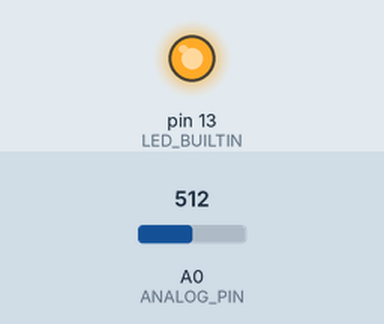
This sketch was run on a simulated Arduino Uno, built with avr-gcc and run on an emulated ATmega328P. Parts: output pins drawn as LEDs (lit = HIGH). The test bench sets the inputs (shaded band); at power-on: A0 (ANALOG_PIN) = 512. What the sketch prints to the serial monitor is not drawn.

Above: at 0.1 s.
Timing chart, 0 to 1.6 s (numbered marks = the images above):
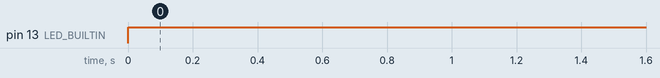

Measured:
- by itself, pin 13 (LED_BUILTIN): LOW → HIGH at 0.00 s

The sketch:

projeto-curso-nodejs.ino
```cpp
const int ANALOG_PIN = A0;

void setup() {
  pinMode(LED_BUILTIN, OUTPUT);
  pinMode(ANALOG_PIN, INPUT);

  digitalWrite(LED_BUILTIN, LOW);

  Serial.begin(115200);
}

void loop() {
 digitalWrite(LED_BUILTIN, LOW);

 int valor = analogRead(ANALOG_PIN);

 Serial.println(valor);

 digitalWrite(LED_BUILTIN, HIGH);

 delay(100);
}
```
